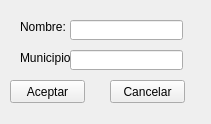
<?xml version="1.0" encoding="UTF-8"?>
<ui version="4.0">
 <class>Form</class>
 <widget class="QWidget" name="Form">
  <property name="geometry">
   <rect>
    <x>0</x>
    <y>0</y>
    <width>211</width>
    <height>124</height>
   </rect>
  </property>
  <property name="windowTitle">
   <string>Form</string>
  </property>
  <widget class="QLabel" name="nombreLbl">
   <property name="geometry">
    <rect>
     <x>20</x>
     <y>20</y>
     <width>46</width>
     <height>13</height>
    </rect>
   </property>
   <property name="text">
    <string>Nombre:</string>
   </property>
  </widget>
  <widget class="QLabel" name="municipioLbl">
   <property name="geometry">
    <rect>
     <x>20</x>
     <y>50</y>
     <width>51</width>
     <height>16</height>
    </rect>
   </property>
   <property name="text">
    <string>Municipio:</string>
   </property>
  </widget>
  <widget class="QLineEdit" name="nombreTxt">
   <property name="geometry">
    <rect>
     <x>70</x>
     <y>20</y>
     <width>113</width>
     <height>20</height>
    </rect>
   </property>
  </widget>
  <widget class="QLineEdit" name="municipioTxt">
   <property name="geometry">
    <rect>
     <x>70</x>
     <y>50</y>
     <width>113</width>
     <height>20</height>
    </rect>
   </property>
  </widget>
  <widget class="QPushButton" name="aceptarBtn">
   <property name="geometry">
    <rect>
     <x>10</x>
     <y>80</y>
     <width>75</width>
     <height>23</height>
    </rect>
   </property>
   <property name="text">
    <string>Aceptar</string>
   </property>
  </widget>
  <widget class="QPushButton" name="cancelarBtn">
   <property name="geometry">
    <rect>
     <x>110</x>
     <y>80</y>
     <width>75</width>
     <height>23</height>
    </rect>
   </property>
   <property name="text">
    <string>Cancelar</string>
   </property>
  </widget>
 </widget>
 <resources/>
 <connections>
  <connection>
   <sender>aceptarBtn</sender>
   <signal>clicked()</signal>
   <receiver>Form</receiver>
   <slot>agregarColonia()</slot>
   <hints>
    <hint type="sourcelabel">
     <x>55</x>
     <y>88</y>
    </hint>
    <hint type="destinationlabel">
     <x>9</x>
     <y>103</y>
    </hint>
   </hints>
  </connection>
  <connection>
   <sender>cancelarBtn</sender>
   <signal>clicked()</signal>
   <receiver>Form</receiver>
   <slot>cancelar()</slot>
   <hints>
    <hint type="sourcelabel">
     <x>157</x>
     <y>96</y>
    </hint>
    <hint type="destinationlabel">
     <x>199</x>
     <y>95</y>
    </hint>
   </hints>
  </connection>
 </connections>
 <slots>
  <slot>agregarColonia()</slot>
  <slot>cancelar()</slot>
 </slots>
</ui>
